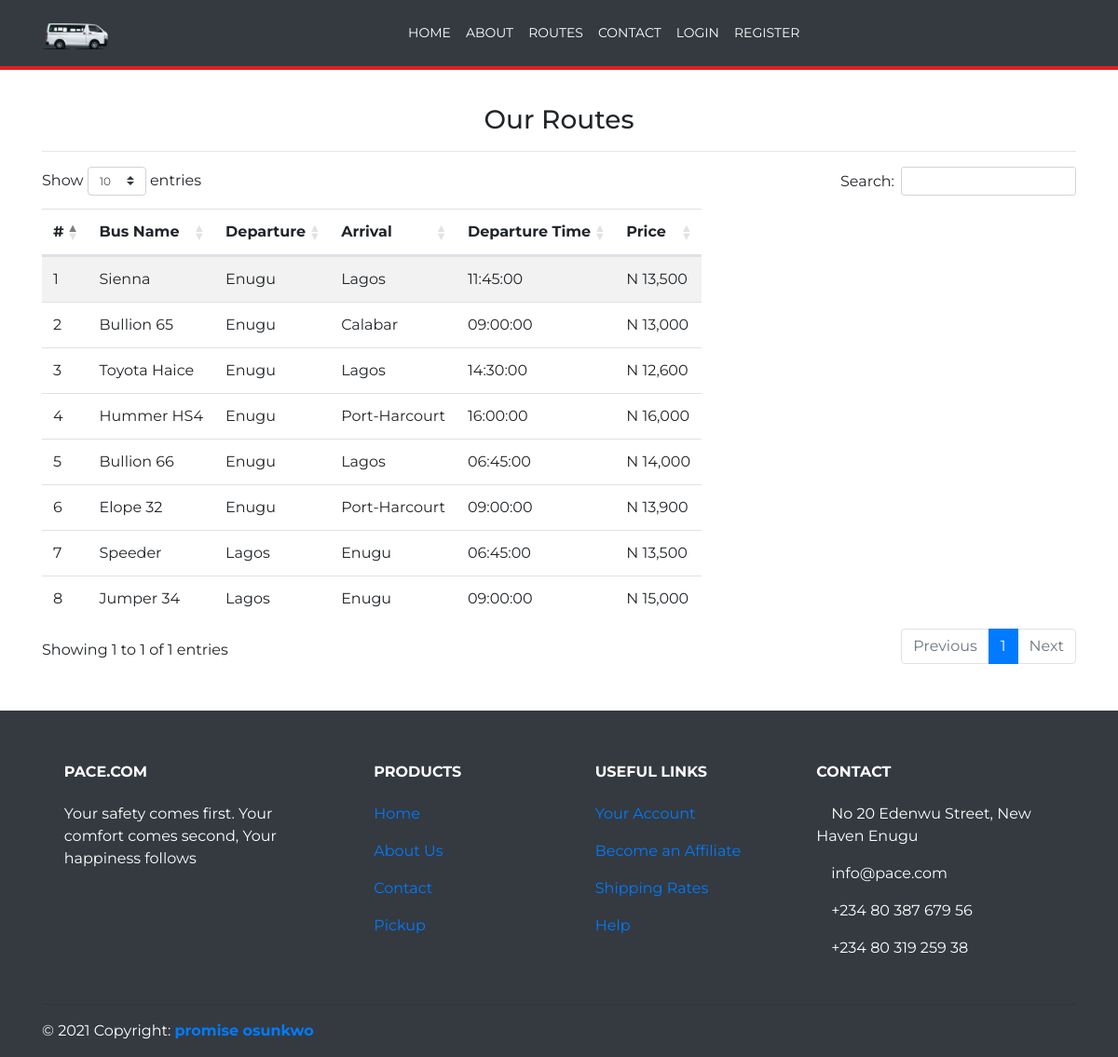
Page /routes.php on the committed database.
### tables this page shows
CREATE TABLE `bus_management` (
  `id` int(11) NOT NULL,
  `bus_no` int(11) NOT NULL,
  `bus_name` varchar(255) NOT NULL,
  `pic` varchar(11) NOT NULL,
  `seats` int(11) NOT NULL,
  `departure` varchar(244) NOT NULL,
  `arrival` varchar(255) NOT NULL,
  `time_` time NOT NULL,
  `price` decimal(13,2) NOT NULL,
  `ac` varchar(11) NOT NULL,
  `remarks` text NOT NULL,
  `suspend_bus` int(11) NOT NULL
);

### includes/class-db.php (called while the page is built, shortened)
<?php
if (!class_exists('DB')) {
  class DB {
    public function __construct(){
    $mysqli = new mysqli('localhost','root','','transport');
  $this->conn = $mysqli;
}
public function query($query){
return $this->conn->query($query);
}
}
}
$db = new DB;
 ?>

### routes.php (the view, shortened to what this page needs)
<!DOCTYPE html>
<html lang="en" dir="ltr">
<head>
<link href="//maxcdn.bootstrapcdn.com/bootstrap/4.1.1/css/bootstrap.min.css" rel="stylesheet" id="bootstrap-css">
<link rel="stylesheet" type="text/css" href="https://cdn.datatables.net/1.10.15/css/dataTables.jqueryui.min.css" />
<link rel="stylesheet" type="text/css" href="https://cdn.datatables.net/1.10.24/css/dataTables.bootstrap4.min.css"/>
</head>
<body style="font-family: 'Montserrat', sans-serrif;">
  <?php
  include("body/header.php");
  ?>
<br><br>
<div class="container mt-5">
<h3 class="text-center">Our Routes</h3><hr>
<table id="route_table" class="table table-striped table-hover table-responsive">
<thead>
<tr>
<th>#</th>
<th>Bus Name</th>
<th>Departure</th>
<th>Arrival</th>
<th>Departure Time</th>
<th>Price</th>
</tr>
</thead>
<?php
$query = $db->query("SELECT * FROM bus_management");
$customers = $query->fetch_all(MYSQLI_ASSOC);
foreach ($customers as $key => $bus  ) {
$key++;
 ?>
<tbody>
<tr>
<td><?php echo $key ?></td>
<td><?php echo $bus["bus_name"]; ?></td>
<td><?php echo $bus["departure"]; ?></td>
<td><?php echo $bus["arrival"]; ?></td>
<td><?php echo $bus["time_"]; ?></td>
<td>N <?php echo number_format($bus["price"]); ?></td>
</tr>
<?php
}
 ?>
</tbody>
</table>
</div>
<?php
include("body/footer.php");
?>
</body>
</html>

### rows in the picture
bus_management: bus_name "Sienna", departure "Enugu", arrival "Lagos", time_ "11:45:00", price "13,500"
bus_management: bus_name "Bullion 65", departure "Enugu", arrival "Calabar", time_ "09:00:00", price "13,000"
bus_management: bus_name "Toyota Haice", departure "Enugu", arrival "Lagos", time_ "14:30:00", price "12,600"
bus_management: bus_name "Hummer HS4", departure "Enugu", arrival "Port-Harcourt", time_ "16:00:00", price "16,000"
bus_management: bus_name "Bullion 66", departure "Enugu", arrival "Lagos", time_ "06:45:00", price "14,000"
bus_management: bus_name "Elope 32", departure "Enugu", arrival "Port-Harcourt", time_ "09:00:00", price "13,900"
bus_management: bus_name "Speeder", departure "Lagos", arrival "Enugu", time_ "06:45:00", price "13,500"
bus_management: bus_name "Jumper 34", departure "Lagos", arrival "Enugu", time_ "09:00:00", price "15,000"
